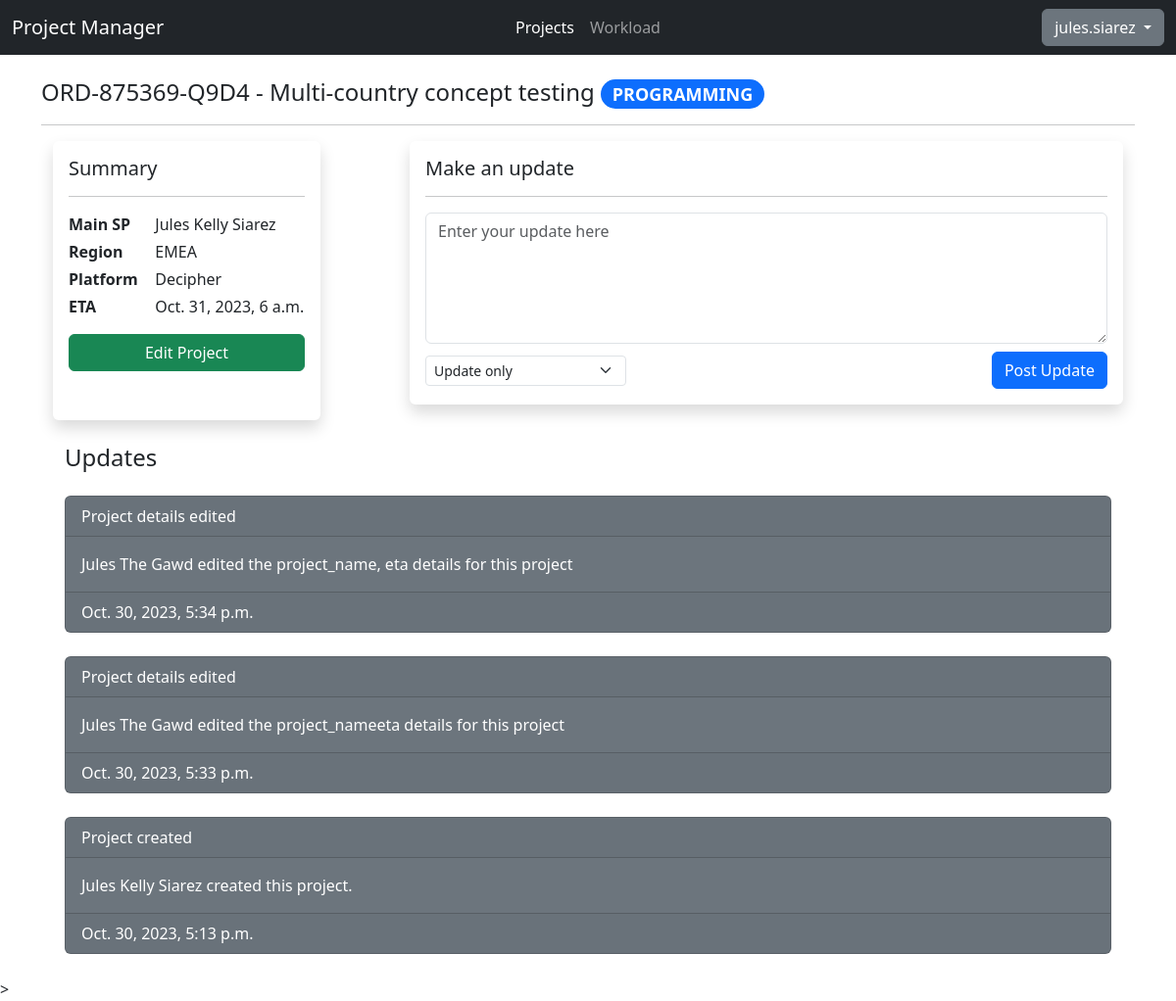
The app's page /projects/ORD-875369-Q9D4/ (signed in) with its own data.
### api/models.py (models this page shows, shortened)
class Project(models.Model):
    STATUS_CHOICES = [
     ("Headsup","Headsup"),
     ("Programming","Programming"),
     ("Changes","Changes"),
     ("Live", "Live"),
     ("LiveChange", "Live Changes"),
     ("Closed", "Closed")
    ]
    REGION_CHOICES = [
      ("APAC","APAC"),
      ("EMEA","EMEA"),
      ("NA","NA")
    ]
    PLATFORM_CHOICES = [
      ("Decipher", "Decipher"),
      ("CMIX","CMIX"),
      ("Confirmit","Confirmit")
    ]
    __original_eta = None
    code = models.SlugField(max_length=8, default=generate_unique_code, unique=True)
    ord = models.CharField(max_length=15, unique=True, validators=[RegexValidator(regex="^ORD-[0-9]{6}-[0-9A-Z]{4}$", message="Please enter the ORD in ORD-XXXXX-XXXX format.")])
    project_name = models.CharField(max_length=200)
    status = models.CharField(max_length=20, default="Headsup", choices=STATUS_CHOICES)
    created_date = models.DateField(auto_now_add=True)
    region = models.CharField(max_length=10, blank=True, choices=REGION_CHOICES)
    pid = models.CharField(max_length=20, blank=True)
    platform = models.CharField(max_length=15, default="Decipher", choices=PLATFORM_CHOICES)
    eta = models.DateTimeField(null=True,blank=True)
    details = models.TextField(max_length=255, blank=True)
    creator = models.ForeignKey(User, on_delete=models.CASCADE,null=True)
    def __init__(self, *args, **kwargs):
        super().__init__(*args, **kwargs)
        self.__original_eta = self.eta

class ProjectLog(models.Model):
   UPDATE_CHOICES = [
      ("update","Update only"),
      ("scripting","Started Scripting"),
      ("testlinksent","Test Link Sent"),
      ("settolive","Set to Live"),
      ("settolivechange","Change to Live Changes"),
      ("paused","Paused"),
      ("toclosed","Set to Closed"),
      ("reopened","Re-open Project"),
      ("created","Project created"),
      ("edited","Project details edited")
   ]
   project = models.ForeignKey(Project, on_delete=models.CASCADE, to_field="code")
   creator = models.ForeignKey(User, on_delete=models.SET_NULL, null=True)
   message = models.TextField(max_length=255)
   update_type = models.CharField(max_length=20, default="update", choices=UPDATE_CHOICES)
   created = models.DateTimeField(auto_now_add=True)

### testfront/views.py (the view)
# urls.py: path('<project_ord>/', views.projectview, name="project"),
@login_required
@permission_required("api.view_project",raise_exception=True)
def projectview(request, project_ord):
    project = get_object_or_404(Project, ord=project_ord)
    creator = f"{project.creator.first_name} {project.creator.last_name}"
    logs = ProjectLog.objects.filter(project=project).order_by("-created")
    if request.method == "GET":
        logform = ProjectLogForm()
    return render(request, "testfront/project.html", {
        "project": project,
        "creator": creator,
        "form": logform,
        "logs": logs
    })

### testfront/forms.py
class ProjectLogForm(forms.ModelForm):
    class Meta:
        model = ProjectLog
        fields = ["message", "update_type"]
        widgets = {
            "message": forms.Textarea(attrs={"class": "form-control", "placeholder": "Enter your update here", "rows":"5"}),
            "update_type": forms.Select(attrs={"class":"form-select form-select-sm"})
        }

### testfront/templates/testfront/project.html (shortened to what this page needs)
{% extends "base.html" %}
{% load static %}
{% block css %} {% static "css/index.css" %} {% endblock %}
{% block body %}
<header>
    <h4><span class="text-truncate">{{project.ord}} - {{project.project_name}}</span> <span class="badge rounded-pill
        {% if project.status == "Programming" %} text-bg-primary {% endif %}
      ">{{project.status|upper}}</span></h4>
</header>
<hr/>
<main class="container">
<div class="d-lg-flex justify-content-between">
    <div class="col-lg-3 p-3 rounded shadow">
        <h5>Summary</h5>
        <hr/>
        <div class="row mt-1">
            <div class="col-sm-4 fw-bold">
                Main SP
            </div>
            <div class="col-sm-8">
                {{creator}}
            </div>
        </div>
        <div class="row mt-1">
            <div class="col-sm-4 fw-bold">
                Region
            </div>
            <div class="col-sm-8">
                {{project.region}}
            </div>
        </div>
        <div class="row mt-1">
            <div class="col-sm-4 fw-bold">
                Platform
            </div>
            <div class="col-sm-8">
                {{project.platform}}
            </div>
        </div>
        <div class="row mt-1">
            <div class="col-sm-4 fw-bold">
                ETA
            </div>
            <div class="col-sm-8">
                {{project.eta}}
            </div>
        </div>
        <div class="row mt-3">
            <div class="col-sm-12">
                <a role="button" class="btn btn-success d-block" href="{% url "projectedit" project.code %}">Edit Project</a>
            </div>
        </div>
    </div>
    <form class="col-lg-8 rounded shadow p-3 mt-lg-0 mt-sm-3 mb-3">
       <h5>Make an update</h5>
       <hr/>
       {{form.message}}
       <div class="d-flex mt-2 justify-content-between align-items-center">
        <div>{{ form.update_type }}</div>
        <div class="text-end">
            <button type="submit" class="btn btn-primary">Post Update</button>
        </div>
       </div>
    </form>
</div>
<div class="container mt-4">
    <h4 class="mb-4">Updates</h4>
    {% for log in logs %}
    <div class="card text-bg-secondary mb-4">
        <div class="card-header">
            {{log.get_update_type_display}}
          </div>
        <div class="card-body">
          <p class="card-text">{{log.message}}</p>
        </div>
        <div class="card-footer">
            {{log.created}}
        </div>
    </div>
    {% empty %}
    <h6 class="text-center">Please add updates to this project</h6>
    {% endfor %}
</div>
</main>
{% endblock %}

### testfront/templates/base.html (shortened to what this page needs)
{% load static %}
<!DOCTYPE html>
<html lang="en">
  <head>
    <link rel="stylesheet" href="{% static "css/bootstrap.min.css" %}" />
    <link rel="stylesheet" href="{% block css %} {% endblock %}" />
  </head>
  <body>
    <nav class="navbar navbar-expand-lg bg-dark" data-bs-theme="dark">
      <div class="container-fluid">
        <div class="collapse navbar-collapse d-lg-flex" id="navbarNavAltMarkup">
          <a class="navbar-brand col-lg-3 me-auto">Project Manager </a>
          <div class="navbar-nav col-lg-6 justify-content-lg-center">
            <a class="nav-link active" aria-current="page" href="{% url "projectall" %}">Projects</a>
            <a class="nav-link" href="#">Workload</a>
          </div>
          <div class="d-lg-flex col-lg-3 justify-content-lg-end dropdown">
            <button class="btn btn-secondary dropdown-toggle" type="button" data-bs-toggle="dropdown" aria-expanded="false">
              {{user.username}}
            </button>
          </div>
        </div>
      </div>
    </nav>
    <main class="container mt-4">{% block body %} {% endblock %}</main>
    ></script>
  </body>
</html>

### records on screen
Project: ord "ORD-875369-Q9D4", project_name "Multi-country concept testing", status "PROGRAMMING", region "EMEA", platform "Decipher", eta "Oct. 31, 2023, 6 a.m."
ProjectLog: update_type "Project details edited", message "Jules The Gawd edited the project_name, eta details for this project", created "Oct. 30, 2023, 5:34 p.m."
ProjectLog: update_type "Project details edited", message "Jules The Gawd edited the project_nameeta details for this project", created "Oct. 30, 2023, 5:33 p.m."
ProjectLog: update_type "Project created", message "Jules Kelly Siarez created this project.", created "Oct. 30, 2023, 5:13 p.m."

### other values on screen
{{ user.username }} "jules.siarez"
{{ creator }} "Jules Kelly Siarez"
